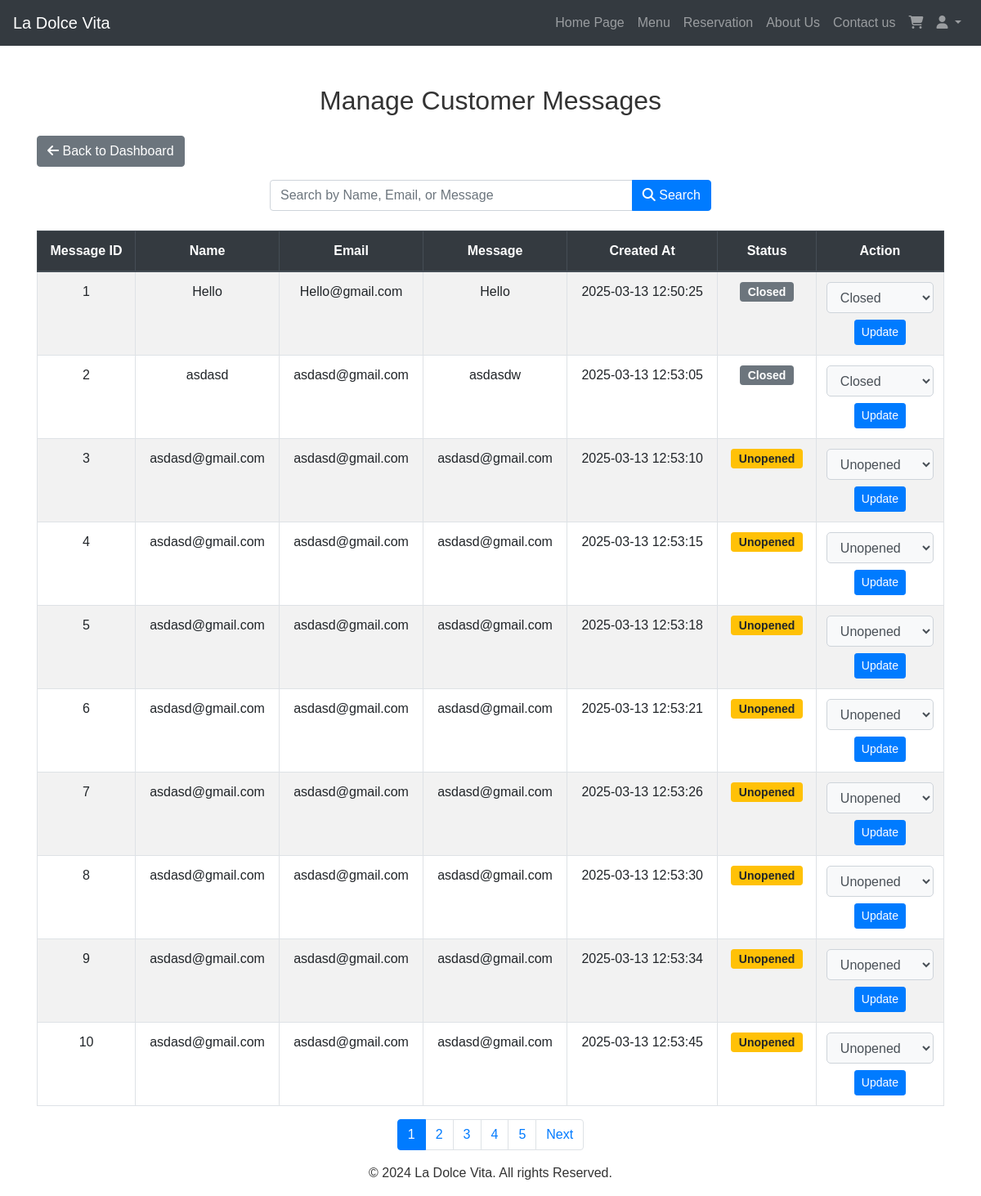
The app's page /index.php?page=admin_inqueries (signed in) with its own data.
### tables this page shows
CREATE TABLE IF NOT EXISTS `inqueries` (
  `MessageID` int NOT NULL AUTO_INCREMENT,
  `Name` varchar(255) NOT NULL,
  `Email` varchar(255) NOT NULL,
  `Message` text NOT NULL,
  `CreatedAt` timestamp NULL DEFAULT CURRENT_TIMESTAMP,
  `Status` enum('Opened','Unopened','Closed','In Process') DEFAULT 'Unopened',
  PRIMARY KEY (`MessageID`)
);

### src/controller/admin/manage_messages.php (the view, shortened to what this page needs)
<?php
	require_once realpath(__DIR__ . '/../../../config/config.php');
	require_once realpath(__DIR__ . '/../../../utils/utils.php');
    $limit = 10;
    $p = isset($_GET['p']) ? (int)$_GET['p'] : 1;
    $offset = ($p - 1) * $limit;
    $total_query = "SELECT COUNT(*) AS total FROM inqueries";
    $total_result = mysqli_query($mysqli, $total_query);
    $total_row = mysqli_fetch_assoc($total_result);
    $total_messages = $total_row['total'];
    $totalPages  = ceil($total_messages / $limit);
    $searchTerm = isset($_GET['search']) ? $_GET['search'] : "";
    $search_query = "%" . $searchTerm . "%";
    if (!empty($searchTerm)) {
        $sql = "SELECT * FROM inqueries WHERE Name LIKE ? OR Email LIKE ? OR Message LIKE ? LIMIT ? OFFSET ?";
        $stmt = $mysqli->prepare($sql);
        $stmt->bind_param("sssii", $search_query, $search_query, $search_query, $limit, $offset);
    } else {
        $sql = "SELECT * FROM inqueries LIMIT ? OFFSET ?";
        $stmt = $mysqli->prepare($sql);
        $stmt->bind_param("ii", $limit, $offset);
    }
    $stmt->execute();
    $result = $stmt->get_result();
?>
<!DOCTYPE html>
<html lang="en">
<head>
    <link rel="stylesheet" href="https://stackpath.bootstrapcdn.com/bootstrap/4.5.2/css/bootstrap.min.css">
    <link rel="stylesheet" href="https://cdnjs.cloudflare.com/ajax/libs/font-awesome/5.15.4/css/all.min.css">
    <link rel="stylesheet" href="/assets/css/styles.css">
</head>
<body>
    <header id="navbar">
        <?php require_once realpath(__DIR__ . '/../../views/header.php'); ?>
    </header>
    <div class="container mt-5">
    <h2 class="text-center mb-4">Manage Customer Messages</h2>
    <div class="d-flex justify-content-between align-items-center mb-3">
        <a href="index.php?page=admin_dashboard" class="btn btn-secondary">
            <i class="fas fa-arrow-left"></i> Back to Dashboard
        </a>
    </div>
    <div class="row justify-content-center">
        <div class="col-md-6">
            <form action="index.php" method="GET" class="input-group">
            <input type="text" name="search" class="form-control rounded-left"
                placeholder="Search by Name, Email, or Message"
                value="<?= htmlspecialchars($searchTerm, ENT_QUOTES); ?>">
                <div class="input-group-append">
                    <button type="submit" class="btn btn-primary">
                        <i class="fas fa-search"></i> Search
                    </button>
                </div>
            </form>
        </div>
    </div>
    <div class="table-responsive mt-4">
        <table class="table table-hover table-striped table-bordered text-center">
            <thead class="thead-dark">
                <tr>
                    <th scope="col">Message ID</th>
                    <th scope="col">Name</th>
                    <th scope="col">Email</th>
                    <th scope="col">Message</th>
                    <th scope="col">Created At</th>
                    <th scope="col">Status</th>
                    <th scope="col">Action</th>
                </tr>
            </thead>
            <tbody>
                <?php while ($row = mysqli_fetch_assoc($result)) : ?>
                    <tr>
                        <td><?= htmlspecialchars($row['MessageID']); ?></td>
                        <td><?= htmlspecialchars($row['Name']); ?></td>
                        <td><?= htmlspecialchars($row['Email']); ?></td>
                        <td><?= htmlspecialchars($row['Message']); ?></td>
                        <td><?= htmlspecialchars($row['CreatedAt']); ?></td>
                        <td>
                            <span class="badge badge-<?php
                                echo ($row['Status'] == 'Opened') ? 'success' :
                                     (($row['Status'] == 'Unopened') ? 'warning' :
                                     (($row['Status'] == 'Closed') ? 'secondary' : 'info'));
                            ?>">
                                <?= htmlspecialchars($row['Status']); ?>
                            </span>
                        </td>
                        <td>
                            <form action="" method="POST">
                                <select class="form-control status-dropdown" name="status">
                                    <option value="Unopened" <?= $row['Status'] == 'Unopened' ? 'selected' : ''; ?>>Unopened</option>
                                    <option value="Closed" <?= $row['Status'] == 'Closed' ? 'selected' : ''; ?>>Closed</option>
                                </select>
                                <input class="btn btn-sm btn-primary mt-2" type="submit" name="update_status" value="Update">
                            </form>
                        </td>
                    </tr>
                <?php endwhile; ?>
            </tbody>
        </table>
    </div>
    <?php
        $baseUrl = "index.php?page=admin_inqueries&";
        echo generatePaginationLinks($p, $totalPages, $baseUrl);
    ?>
    <footer class="footer">
        <div class="container text-center">
            <p>&copy; 2024 La Dolce Vita. All rights Reserved. </p>
        </div>
    </footer>
</body>
</html>

### assets/css/styles.css (style rules this page uses)
* { margin: 0; padding: 0; box-sizing: border-box; }
body { font-family: 'Arial', sans-serif; color: #333; }

### src/controller/admin/manage_messages.php (style rules this page uses)
.status-dropdown { background-color: #f8f9fa; border-radius: 5px; }
.badge { font-size: 14px; padding: 5px 10px; }

### records on screen
inqueries: MessageID "1", Name "Hello", Email "Hello@gmail.com", Message "Hello", CreatedAt "2025-03-13 12:50:25", Status "Closed", status "Closed"
inqueries: MessageID "2", Name "asdasd", Email "asdasd@gmail.com", Message "asdasdw", CreatedAt "2025-03-13 12:53:05", Status "Closed", status "Closed"
inqueries: MessageID "3", Name "asdasd@gmail.com", Email "asdasd@gmail.com", Message "asdasd@gmail.com", CreatedAt "2025-03-13 12:53:10", Status "Unopened", status "Unopened"
inqueries: MessageID "4", Name "asdasd@gmail.com", Email "asdasd@gmail.com", Message "asdasd@gmail.com", CreatedAt "2025-03-13 12:53:15", Status "Unopened", status "Unopened"
inqueries: MessageID "5", Name "asdasd@gmail.com", Email "asdasd@gmail.com", Message "asdasd@gmail.com", CreatedAt "2025-03-13 12:53:18", Status "Unopened", status "Unopened"
inqueries: MessageID "6", Name "asdasd@gmail.com", Email "asdasd@gmail.com", Message "asdasd@gmail.com", CreatedAt "2025-03-13 12:53:21", Status "Unopened", status "Unopened"
inqueries: MessageID "7", Name "asdasd@gmail.com", Email "asdasd@gmail.com", Message "asdasd@gmail.com", CreatedAt "2025-03-13 12:53:26", Status "Unopened", status "Unopened"
inqueries: MessageID "8", Name "asdasd@gmail.com", Email "asdasd@gmail.com", Message "asdasd@gmail.com", CreatedAt "2025-03-13 12:53:30", Status "Unopened", status "Unopened"
inqueries: MessageID "9", Name "asdasd@gmail.com", Email "asdasd@gmail.com", Message "asdasd@gmail.com", CreatedAt "2025-03-13 12:53:34", Status "Unopened", status "Unopened"
inqueries: MessageID "10", Name "asdasd@gmail.com", Email "asdasd@gmail.com", Message "asdasd@gmail.com", CreatedAt "2025-03-13 12:53:45", Status "Unopened", status "Unopened"
